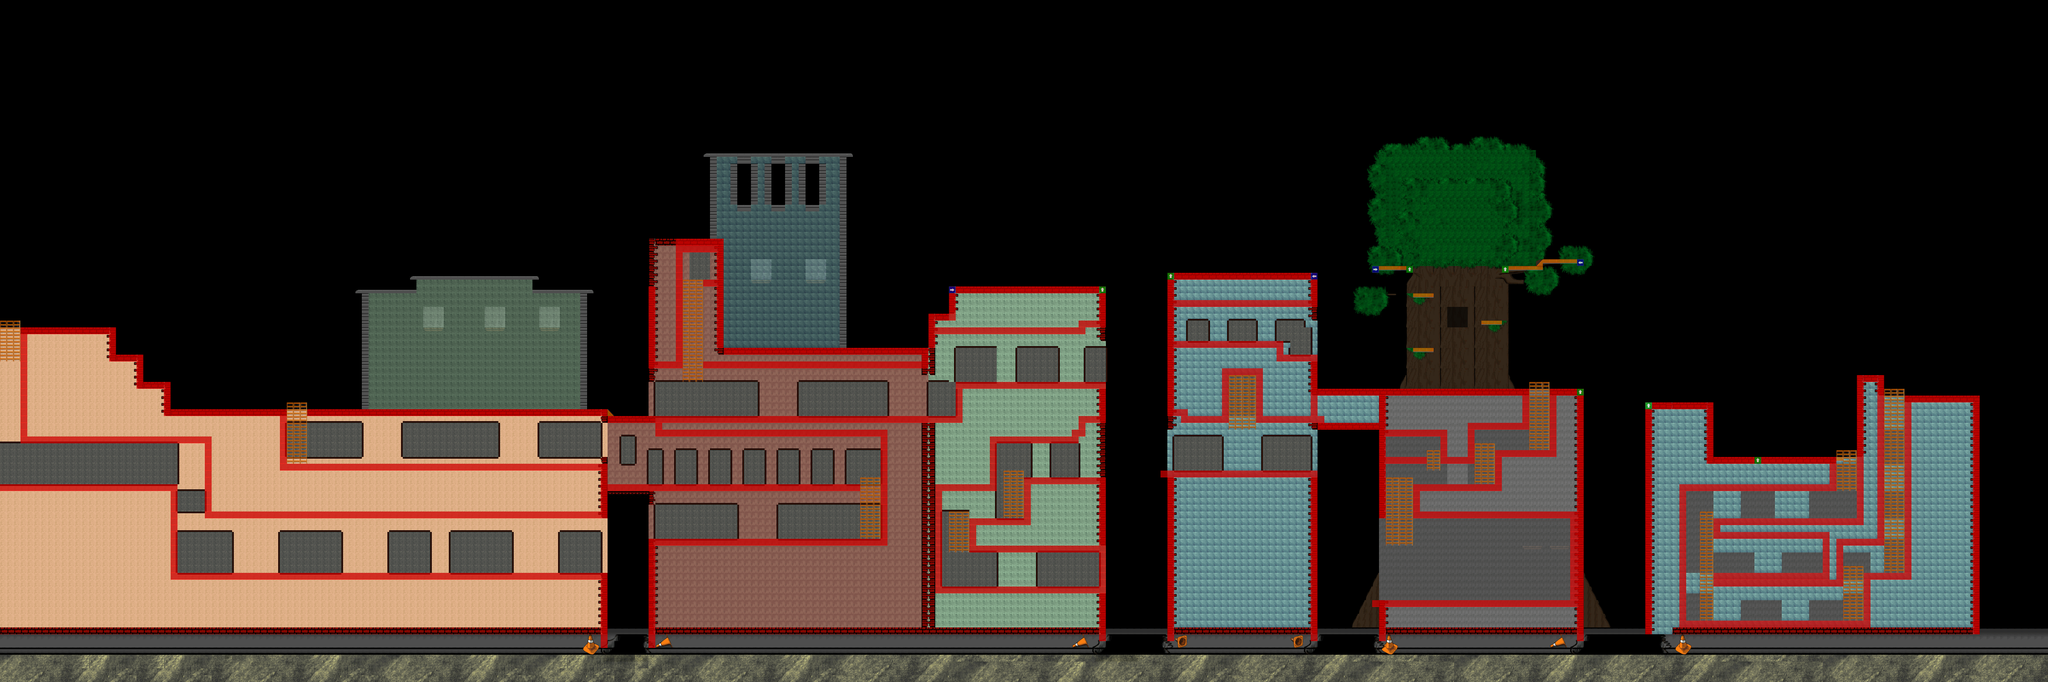

Rendered tile map (Tiled .tmx) drawn with the repository's tilesets; below, a short description and the map source with its tile grids summarised:
An orthogonal 300x100 tile map with 16x16 px tiles, 11 tile layers (NOT_FOR_TILES_parallax_background, background_street, background_layer, background_detail_middle, ...), 4 tilesets and 100 objects (43x EnemyEntity_zombie, 13x Collectible_01_Entity, 11x EnemyEntity_skeleton, 9x ghost_spawner, 8x zombie_Spawner, ...).

<map version="1.0" orientation="orthogonal" width="300" height="100" tilewidth="16" tileheight="16">
 <properties>
  <property name="background_color" value="#000000" />
 </properties>
 <tileset firstgid="1" name="city_world_day" tilewidth="16" tileheight="16">
  <image source="../../tilesets/city_world_tileset.png" width="960" height="480" />
 </tileset>
 <tileset firstgid="1801" name="metatiles" tilewidth="16" tileheight="16">
  <image source="../../tilesets/metatiles.png" width="128" height="16" />
  <tile id="0">
   <properties>
    <property name="type" value="solid" />
   </properties>
  </tile>
  <tile id="1">
   <properties>
    <property name="type" value="platform" />
   </properties>
  </tile>
  <tile id="2">
   <properties>
    <property name="type" value="lslope" />
   </properties>
  </tile>
  <tile id="3">
   <properties>
    <property name="type" value="rslope" />
   </properties>
  </tile>
  <tile id="4">
   <properties>
    <property name="type" value="ladder" />
   </properties>
  </tile>
  <tile id="5">
   <properties>
    <property name="action" value="jump" />
    <property name="type" value="platform" />
   </properties>
  </tile>
  <tile id="6">
   <properties>
    <property name="action" value="turnaround_right" />
    <property name="type" value="platform" />
   </properties>
  </tile>
  <tile id="7">
   <properties>
    <property name="action" value="turnaround_left" />
    <property name="type" value="platform" />
   </properties>
  </tile>
 </tileset>
 <tileset firstgid="1809" name="city_world_night" tilewidth="16" tileheight="16">
  <image source="../../tilesets/city_world_tileset_night.png" width="960" height="480" />
 </tileset>
 <tileset firstgid="3609" name="forest_world" tilewidth="16" tileheight="16">
  <image source="../../tilesets/forest_world_tileset.png" width="960" height="480" />
 </tileset>
 <layer name="NOT_FOR_TILES_parallax_background" width="300" height="100">
  <properties>
   <property name="imagesrc" value="city_world_background" />
   <property name="preRender" value="true" />
  </properties>
  <data>[30000 cells, 0 non-empty, 0 distinct tile ids]</data>
 </layer>
 <layer name="background_street" width="300" height="100">
  <properties>
   <property name="preRender" value="true" />
  </properties>
  <data>[30000 cells, 3910 non-empty, 30 distinct tile ids]</data>
 </layer>
 <layer name="background_layer" width="300" height="100">
  <properties>
   <property name="preRender" value="true" />
  </properties>
  <data>[30000 cells, 44 non-empty, 22 distinct tile ids]</data>
 </layer>
 <layer name="background_detail_middle" width="300" height="100">
  <properties>
   <property name="preRender" value="true" />
  </properties>
  <data>[30000 cells, 449 non-empty, 57 distinct tile ids]</data>
 </layer>
 <layer name="background_detail_bottom" width="300" height="100">
  <properties>
   <property name="preRender" value="true" />
  </properties>
  <data>[30000 cells, 526 non-empty, 79 distinct tile ids]</data>
 </layer>
 <layer name="background_detail_top" width="300" height="100">
  <properties>
   <property name="preRender" value="true" />
  </properties>
  <data>[30000 cells, 619 non-empty, 60 distinct tile ids]</data>
 </layer>
 <layer name="background_texture" width="300" height="100" opacity="0.63">
  <properties>
   <property name="preRender" value="true" />
  </properties>
  <data>[30000 cells, 1032 non-empty, 10 distinct tile ids]</data>
 </layer>
 <objectgroup name="objects" width="300" height="100">
  <object name="mainPlayer" x="19" y="1081" width="36" height="39" />
  <object name="Collectible_02_Entity" x="1622" y="620" width="25" height="23" />
  <object name="Collectible_01_Entity" x="1746" y="666" width="25" height="23" />
  <object name="neon_sign" x="4682" y="1360" width="100" height="46" />
  <object name="Collectible_02_Entity" x="1707" y="666" width="25" height="23" />
  <object name="me.LevelEntity" x="2572" y="1474" width="182" height="31">
   <properties>
    <property name="duration" value="250" />
    <property name="fade" value="#000000" />
    <property name="to" value="dave_test3" />
   </properties>
  </object>
  <object name="me.LevelEntity" x="3070" y="1478" width="182" height="31">
   <properties>
    <property name="duration" value="250" />
    <property name="fade" value="#000000" />
    <property name="to" value="dave_test3" />
   </properties>
  </object>
  <object name="me.LevelEntity" x="3711" y="1476" width="182" height="31">
   <properties>
    <property name="duration" value="250" />
    <property name="fade" value="#000000" />
    <property name="to" value="dave_test3" />
   </properties>
  </object>
  <object name="Collectible_01_Entity" x="2917" y="887" width="25" height="23" />
  <object name="Collectible_01_Entity" x="3259" y="1039" width="25" height="23" />
  <object name="Collectible_01_Entity" x="4240" y="1314" width="25" height="23" />
  <object name="Collectible_01_Entity" x="2542" y="1306" width="25" height="23" />
  <object name="Collectible_01_Entity" x="2495" y="1308" width="25" height="23" />
  <object name="Collectible_01_Entity" x="2495" y="1346" width="25" height="23" />
  <object name="Collectible_01_Entity" x="2887" y="886" width="25" height="23" />
  <object name="Collectible_01_Entity" x="3097" y="881" width="25" height="23" />
  <object name="Collectible_01_Entity" x="2986" y="772" width="25" height="23" />
  <object name="me.LevelEntity" x="1380" y="1485" width="182" height="31">
   <properties>
    <property name="duration" value="250" />
    <property name="fade" value="#000000" />
    <property name="to" value="dave_test3" />
   </properties>
  </object>
  <object name="Collectible_01_Entity" x="2756" y="611" width="25" height="23" />
  <object name="Collectible_01_Entity" x="3226" y="595" width="25" height="23" />
  <object name="Collectible_01_Entity" x="3683" y="579" width="25" height="23" />
  <object name="level_transitionObject" x="4654" y="1446" width="135" height="38">
   <properties>
    <property name="fromLevel" value="dave_test3" />
    <property name="toLevel" value="world_city" />
   </properties>
  </object>
 </objectgroup>
 <objectgroup name="Zombie_Spawner" width="300" height="100">
  <object name="zombie_Spawner" x="3570" y="1232" width="43" height="46" />
  <object name="zombie_Spawner" x="3635" y="1237" width="43" height="46" />
  <object name="zombie_Spawner" x="992" y="720" width="43" height="46" />
  <object name="zombie_Spawner" x="1139" y="721" width="43" height="46" />
  </objectgroup>
 <objectgroup name="Ghost_Spawner" width="300" height="100">
  <!-- 9 objects omitted --></objectgroup>
 <objectgroup name="Lich" width="300" height="100">
  <!-- 5 objects omitted --></objectgroup>
 <objectgroup name="Mummy" width="300" height="100">
  <!-- 2 objects omitted --></objectgroup>
 <objectgroup name="Skeleton" width="300" height="100">
  <!-- 11 objects omitted --></objectgroup>
 <objectgroup name="zombies" width="300" height="100">
  <!-- 43 objects omitted --></objectgroup>
 <layer name="foreground_layer_bottom" width="300" height="100">
  <properties>
   <property name="preRender" value="true" />
  </properties>
  <data>[30000 cells, 8179 non-empty, 5 distinct tile ids]</data>
 </layer>
 <layer name="foreground_layer_middle" width="300" height="100">
  <properties>
   <property name="preRender" value="true" />
  </properties>
  <data>[30000 cells, 2287 non-empty, 33 distinct tile ids]</data>
 </layer>
 <layer name="foreground_layer_transparency" width="300" height="100" opacity="0.78">
  <properties>
   <property name="preRender" value="true" />
  </properties>
  <data>[30000 cells, 3316 non-empty, 82 distinct tile ids]</data>
 </layer>
 <layer name="_collision_" width="300" height="100">
  <data>[30000 cells, 2216 non-empty, 8 distinct tile ids]</data>
 </layer>
</map>
<!-- 74 of 100 objects omitted -->
